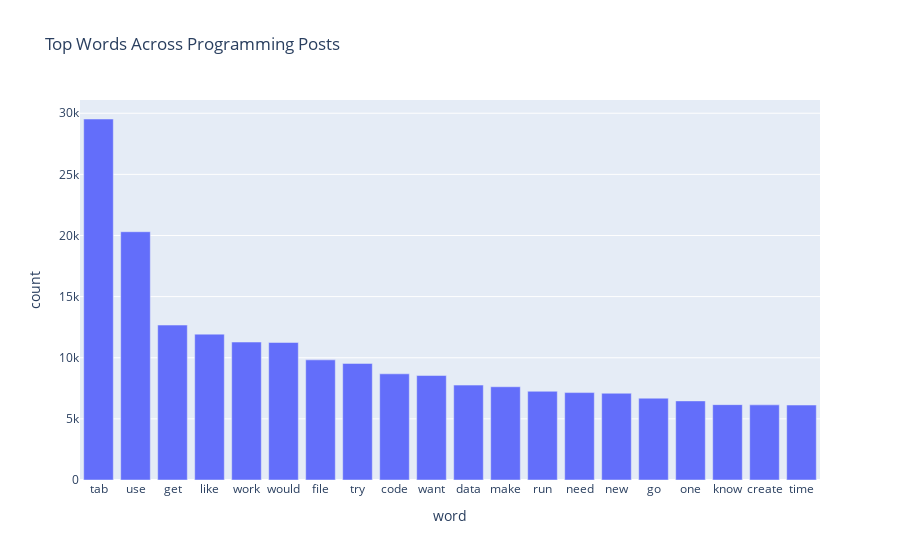

Notebook code for this chart:
### Code cell
artwords = px.bar(prgcounts.iloc[:20], x='word', y='count',
                  title='Top Words Across Programming Posts',
                 )
artwords.show()

### Figure 1 — Plotly figure (JSON) as saved in the notebook; plotly's stock layout.template omitted (floating-point values rounded to 4 significant figures)
{"data": [{"alignmentgroup": "True", "hoverlabel": {"namelength": 0}, "hovertemplate": "word=%{x}<br>count=%{y}", "legendgroup": "", "marker": {"color": "#636efa"}, "name": "", "offsetgroup": "", "orientation": "v", "showlegend": false, "textposition": "auto", "type": "bar", "x": ["tab", "use", "get", "like", "work", "would", "file", "try", "code", "want", "data", "make", "run", "need", "new", "go", "one", "know", "create", "time"], "xaxis": "x", "y": [29529, 20309, 12673, 11932, 11285, 11250, 9826, 9537, 8685, 8546, 7763, 7628, 7258, 7150, 7095, 6692, 6470, 6164, 6146, 6131], "yaxis": "y"}], "layout": {"barmode": "relative", "legend": {"tracegroupgap": 0}, "title": {"text": "Top Words Across Programming Posts"}, "xaxis": {"anchor": "y", "domain": [0, 1], "title": {"text": "word"}}, "yaxis": {"anchor": "x", "domain": [0, 1], "title": {"text": "count"}}}}
